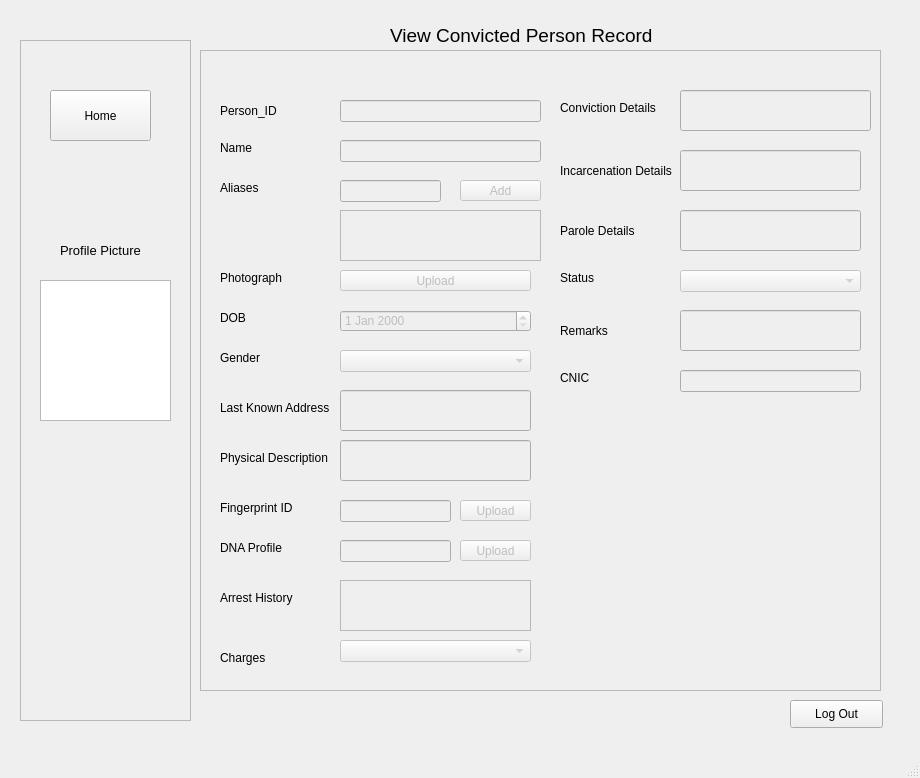
<?xml version="1.0" encoding="UTF-8"?>
<ui version="4.0">
 <class>MainWindow</class>
 <widget class="QMainWindow" name="MainWindow">
  <property name="geometry">
   <rect>
    <x>0</x>
    <y>0</y>
    <width>920</width>
    <height>778</height>
   </rect>
  </property>
  <property name="windowTitle">
   <string>MainWindow</string>
  </property>
  <widget class="QWidget" name="centralwidget">
   <widget class="QFrame" name="frame">
    <property name="geometry">
     <rect>
      <x>20</x>
      <y>40</y>
      <width>171</width>
      <height>681</height>
     </rect>
    </property>
    <property name="frameShape">
     <enum>QFrame::StyledPanel</enum>
    </property>
    <property name="frameShadow">
     <enum>QFrame::Raised</enum>
    </property>
    <widget class="QPushButton" name="home_button">
     <property name="geometry">
      <rect>
       <x>30</x>
       <y>50</y>
       <width>101</width>
       <height>51</height>
      </rect>
     </property>
     <property name="text">
      <string>Home</string>
     </property>
    </widget>
    <widget class="QLabel" name="label">
     <property name="geometry">
      <rect>
       <x>40</x>
       <y>190</y>
       <width>111</width>
       <height>41</height>
      </rect>
     </property>
     <property name="font">
      <font>
       <pointsize>10</pointsize>
      </font>
     </property>
     <property name="text">
      <string>Profile Picture</string>
     </property>
    </widget>
    <widget class="QGraphicsView" name="graphicsView">
     <property name="geometry">
      <rect>
       <x>20</x>
       <y>240</y>
       <width>131</width>
       <height>141</height>
      </rect>
     </property>
    </widget>
   </widget>
   <widget class="QLabel" name="label_2">
    <property name="geometry">
     <rect>
      <x>390</x>
      <y>0</y>
      <width>311</width>
      <height>71</height>
     </rect>
    </property>
    <property name="font">
     <font>
      <pointsize>14</pointsize>
     </font>
    </property>
    <property name="text">
     <string>View Convicted Person Record</string>
    </property>
   </widget>
   <widget class="QFrame" name="frame_2">
    <property name="geometry">
     <rect>
      <x>200</x>
      <y>50</y>
      <width>681</width>
      <height>641</height>
     </rect>
    </property>
    <property name="frameShape">
     <enum>QFrame::StyledPanel</enum>
    </property>
    <property name="frameShadow">
     <enum>QFrame::Raised</enum>
    </property>
    <widget class="QLabel" name="label_3">
     <property name="geometry">
      <rect>
       <x>20</x>
       <y>50</y>
       <width>81</width>
       <height>21</height>
      </rect>
     </property>
     <property name="text">
      <string>Person_ID</string>
     </property>
    </widget>
    <widget class="QLabel" name="label_4">
     <property name="geometry">
      <rect>
       <x>20</x>
       <y>90</y>
       <width>111</width>
       <height>16</height>
      </rect>
     </property>
     <property name="text">
      <string>Name</string>
     </property>
    </widget>
    <widget class="QLabel" name="label_6">
     <property name="geometry">
      <rect>
       <x>20</x>
       <y>220</y>
       <width>81</width>
       <height>16</height>
      </rect>
     </property>
     <property name="text">
      <string>Photograph</string>
     </property>
    </widget>
    <widget class="QLabel" name="label_7">
     <property name="geometry">
      <rect>
       <x>20</x>
       <y>260</y>
       <width>121</width>
       <height>16</height>
      </rect>
     </property>
     <property name="text">
      <string>DOB</string>
     </property>
    </widget>
    <widget class="QLabel" name="label_10">
     <property name="geometry">
      <rect>
       <x>20</x>
       <y>130</y>
       <width>55</width>
       <height>16</height>
      </rect>
     </property>
     <property name="text">
      <string>Aliases</string>
     </property>
    </widget>
    <widget class="QLineEdit" name="lineEdit_4">
     <property name="enabled">
      <bool>false</bool>
     </property>
     <property name="geometry">
      <rect>
       <x>140</x>
       <y>50</y>
       <width>201</width>
       <height>22</height>
      </rect>
     </property>
    </widget>
    <widget class="QLineEdit" name="lineEdit_5">
     <property name="enabled">
      <bool>false</bool>
     </property>
     <property name="geometry">
      <rect>
       <x>140</x>
       <y>90</y>
       <width>201</width>
       <height>22</height>
      </rect>
     </property>
    </widget>
    <widget class="QLineEdit" name="lineEdit_6">
     <property name="enabled">
      <bool>false</bool>
     </property>
     <property name="geometry">
      <rect>
       <x>140</x>
       <y>130</y>
       <width>101</width>
       <height>22</height>
      </rect>
     </property>
    </widget>
    <widget class="QPushButton" name="pushButton_7">
     <property name="enabled">
      <bool>false</bool>
     </property>
     <property name="geometry">
      <rect>
       <x>260</x>
       <y>130</y>
       <width>81</width>
       <height>21</height>
      </rect>
     </property>
     <property name="text">
      <string>Add</string>
     </property>
    </widget>
    <widget class="QPushButton" name="pushButton_8">
     <property name="enabled">
      <bool>false</bool>
     </property>
     <property name="geometry">
      <rect>
       <x>140</x>
       <y>220</y>
       <width>191</width>
       <height>21</height>
      </rect>
     </property>
     <property name="text">
      <string>Upload</string>
     </property>
    </widget>
    <widget class="QDateEdit" name="dateEdit">
     <property name="enabled">
      <bool>false</bool>
     </property>
     <property name="geometry">
      <rect>
       <x>140</x>
       <y>260</y>
       <width>191</width>
       <height>22</height>
      </rect>
     </property>
    </widget>
    <widget class="QLabel" name="label_11">
     <property name="geometry">
      <rect>
       <x>20</x>
       <y>300</y>
       <width>111</width>
       <height>16</height>
      </rect>
     </property>
     <property name="text">
      <string>Gender</string>
     </property>
    </widget>
    <widget class="QComboBox" name="comboBox">
     <property name="enabled">
      <bool>false</bool>
     </property>
     <property name="geometry">
      <rect>
       <x>140</x>
       <y>300</y>
       <width>191</width>
       <height>22</height>
      </rect>
     </property>
    </widget>
    <widget class="QLabel" name="label_12">
     <property name="geometry">
      <rect>
       <x>20</x>
       <y>350</y>
       <width>121</width>
       <height>16</height>
      </rect>
     </property>
     <property name="text">
      <string>Last Known Address</string>
     </property>
    </widget>
    <widget class="QLineEdit" name="lineEdit_8">
     <property name="enabled">
      <bool>false</bool>
     </property>
     <property name="geometry">
      <rect>
       <x>140</x>
       <y>340</y>
       <width>191</width>
       <height>41</height>
      </rect>
     </property>
    </widget>
    <widget class="QLineEdit" name="lineEdit_9">
     <property name="enabled">
      <bool>false</bool>
     </property>
     <property name="geometry">
      <rect>
       <x>140</x>
       <y>390</y>
       <width>191</width>
       <height>41</height>
      </rect>
     </property>
     <property name="text">
      <string/>
     </property>
    </widget>
    <widget class="QLabel" name="label_13">
     <property name="geometry">
      <rect>
       <x>20</x>
       <y>400</y>
       <width>121</width>
       <height>16</height>
      </rect>
     </property>
     <property name="text">
      <string>Physical Description</string>
     </property>
    </widget>
    <widget class="QPushButton" name="pushButton_9">
     <property name="enabled">
      <bool>false</bool>
     </property>
     <property name="geometry">
      <rect>
       <x>260</x>
       <y>450</y>
       <width>71</width>
       <height>21</height>
      </rect>
     </property>
     <property name="text">
      <string>Upload</string>
     </property>
    </widget>
    <widget class="QLabel" name="label_14">
     <property name="geometry">
      <rect>
       <x>20</x>
       <y>450</y>
       <width>81</width>
       <height>16</height>
      </rect>
     </property>
     <property name="text">
      <string>Fingerprint ID</string>
     </property>
    </widget>
    <widget class="QLineEdit" name="lineEdit_10">
     <property name="enabled">
      <bool>false</bool>
     </property>
     <property name="geometry">
      <rect>
       <x>140</x>
       <y>450</y>
       <width>111</width>
       <height>22</height>
      </rect>
     </property>
    </widget>
    <widget class="QPushButton" name="pushButton_10">
     <property name="enabled">
      <bool>false</bool>
     </property>
     <property name="geometry">
      <rect>
       <x>260</x>
       <y>490</y>
       <width>71</width>
       <height>21</height>
      </rect>
     </property>
     <property name="text">
      <string>Upload</string>
     </property>
    </widget>
    <widget class="QLabel" name="label_15">
     <property name="geometry">
      <rect>
       <x>20</x>
       <y>490</y>
       <width>71</width>
       <height>16</height>
      </rect>
     </property>
     <property name="text">
      <string>DNA Profile</string>
     </property>
    </widget>
    <widget class="QLineEdit" name="lineEdit_11">
     <property name="enabled">
      <bool>false</bool>
     </property>
     <property name="geometry">
      <rect>
       <x>140</x>
       <y>490</y>
       <width>111</width>
       <height>22</height>
      </rect>
     </property>
    </widget>
    <widget class="QLabel" name="label_16">
     <property name="geometry">
      <rect>
       <x>20</x>
       <y>540</y>
       <width>101</width>
       <height>16</height>
      </rect>
     </property>
     <property name="text">
      <string>Arrest History</string>
     </property>
    </widget>
    <widget class="QLabel" name="label_17">
     <property name="geometry">
      <rect>
       <x>20</x>
       <y>600</y>
       <width>111</width>
       <height>16</height>
      </rect>
     </property>
     <property name="text">
      <string>Charges</string>
     </property>
    </widget>
    <widget class="QComboBox" name="comboBox_2">
     <property name="enabled">
      <bool>false</bool>
     </property>
     <property name="geometry">
      <rect>
       <x>140</x>
       <y>590</y>
       <width>191</width>
       <height>22</height>
      </rect>
     </property>
    </widget>
    <widget class="QLineEdit" name="lineEdit_13">
     <property name="enabled">
      <bool>false</bool>
     </property>
     <property name="geometry">
      <rect>
       <x>480</x>
       <y>40</y>
       <width>191</width>
       <height>41</height>
      </rect>
     </property>
    </widget>
    <widget class="QLabel" name="label_18">
     <property name="geometry">
      <rect>
       <x>360</x>
       <y>50</y>
       <width>101</width>
       <height>16</height>
      </rect>
     </property>
     <property name="text">
      <string>Conviction Details</string>
     </property>
    </widget>
    <widget class="QLabel" name="label_19">
     <property name="geometry">
      <rect>
       <x>360</x>
       <y>100</y>
       <width>131</width>
       <height>41</height>
      </rect>
     </property>
     <property name="text">
      <string>Incarcenation Details</string>
     </property>
    </widget>
    <widget class="QLineEdit" name="lineEdit_14">
     <property name="enabled">
      <bool>false</bool>
     </property>
     <property name="geometry">
      <rect>
       <x>480</x>
       <y>100</y>
       <width>181</width>
       <height>41</height>
      </rect>
     </property>
    </widget>
    <widget class="QLineEdit" name="lineEdit_15">
     <property name="enabled">
      <bool>false</bool>
     </property>
     <property name="geometry">
      <rect>
       <x>480</x>
       <y>160</y>
       <width>181</width>
       <height>41</height>
      </rect>
     </property>
     <property name="text">
      <string/>
     </property>
    </widget>
    <widget class="QLabel" name="label_20">
     <property name="geometry">
      <rect>
       <x>360</x>
       <y>160</y>
       <width>101</width>
       <height>41</height>
      </rect>
     </property>
     <property name="text">
      <string>Parole Details</string>
     </property>
    </widget>
    <widget class="QLabel" name="label_21">
     <property name="geometry">
      <rect>
       <x>360</x>
       <y>220</y>
       <width>111</width>
       <height>16</height>
      </rect>
     </property>
     <property name="text">
      <string>Status</string>
     </property>
    </widget>
    <widget class="QComboBox" name="comboBox_3">
     <property name="enabled">
      <bool>false</bool>
     </property>
     <property name="geometry">
      <rect>
       <x>480</x>
       <y>220</y>
       <width>181</width>
       <height>22</height>
      </rect>
     </property>
    </widget>
    <widget class="QLabel" name="label_22">
     <property name="geometry">
      <rect>
       <x>360</x>
       <y>260</y>
       <width>101</width>
       <height>41</height>
      </rect>
     </property>
     <property name="text">
      <string>Remarks</string>
     </property>
    </widget>
    <widget class="QLineEdit" name="lineEdit_16">
     <property name="enabled">
      <bool>false</bool>
     </property>
     <property name="geometry">
      <rect>
       <x>480</x>
       <y>260</y>
       <width>181</width>
       <height>41</height>
      </rect>
     </property>
     <property name="text">
      <string/>
     </property>
    </widget>
    <widget class="QListWidget" name="listWidget">
     <property name="enabled">
      <bool>false</bool>
     </property>
     <property name="geometry">
      <rect>
       <x>140</x>
       <y>530</y>
       <width>191</width>
       <height>51</height>
      </rect>
     </property>
    </widget>
    <widget class="QListView" name="listView">
     <property name="enabled">
      <bool>false</bool>
     </property>
     <property name="geometry">
      <rect>
       <x>140</x>
       <y>160</y>
       <width>201</width>
       <height>51</height>
      </rect>
     </property>
    </widget>
    <widget class="QLabel" name="label_5">
     <property name="geometry">
      <rect>
       <x>360</x>
       <y>320</y>
       <width>55</width>
       <height>16</height>
      </rect>
     </property>
     <property name="text">
      <string>CNIC</string>
     </property>
    </widget>
    <widget class="QLineEdit" name="lineEdit">
     <property name="enabled">
      <bool>false</bool>
     </property>
     <property name="geometry">
      <rect>
       <x>480</x>
       <y>320</y>
       <width>181</width>
       <height>22</height>
      </rect>
     </property>
    </widget>
   </widget>
   <widget class="QPushButton" name="logout_button">
    <property name="geometry">
     <rect>
      <x>790</x>
      <y>700</y>
      <width>93</width>
      <height>28</height>
     </rect>
    </property>
    <property name="text">
     <string>Log Out</string>
    </property>
   </widget>
  </widget>
  <widget class="QMenuBar" name="menubar">
   <property name="geometry">
    <rect>
     <x>0</x>
     <y>0</y>
     <width>920</width>
     <height>21</height>
    </rect>
   </property>
  </widget>
  <widget class="QStatusBar" name="statusbar"/>
 </widget>
 <resources/>
 <connections/>
</ui>
